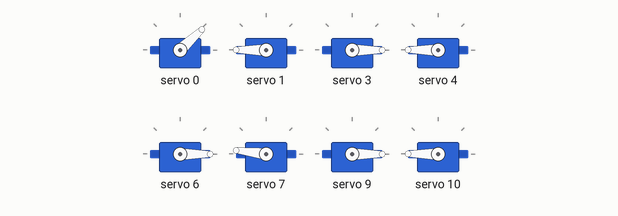
Recording of a sketch running on a simulated Arduino Uno, built with avr-gcc and run on an emulated ATmega328P. On the bench: 8 × servo.

Above: at 0.1 s.
At 2.7 s:
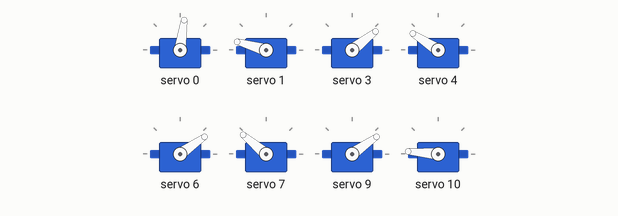
At 13.1 s:
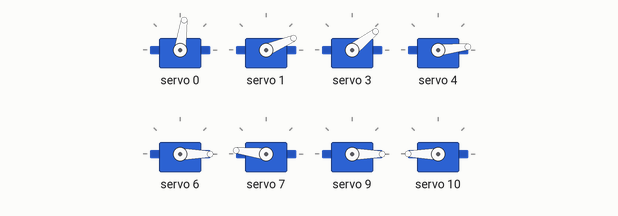
At 17.2 s:
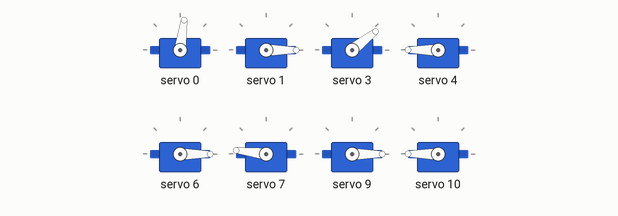
At 38.1 s:
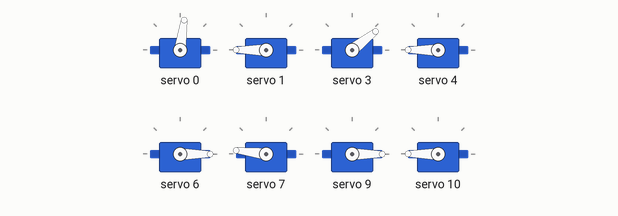
Timing chart, 0 to 39.6 s (numbered marks = the images above):
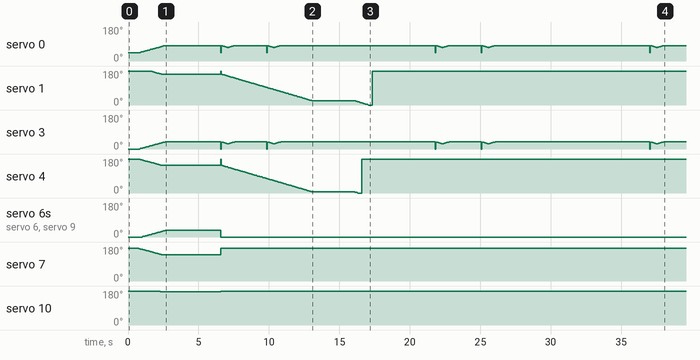

The sketch:

trust-movement.ino
```cpp
#include "HCPCA9685.h"

//must have:
// - array with min and max values
// - inverse kinematics

#define  I2CAdd 0x40
HCPCA9685 HCPCA9685(I2CAdd);

//int servoRoms[12][12] = {{72, 180}, {22, 170}, {0, 0}, {10, 140}, {0, 180}, {0, 0}, {0, 70}, {35, 70}, {0, 0}, {10, 60}, {35, 140}, {0, 0}};
//                      c             c           c            c           c           c           c             c
int servoRoms[4][6] = {{40, 180, 90, 170, 0, 0}, {3, 120, 85, 156, 0, 0}, {0, 115, 90, 150, 0, 0}, {0, 115, 100, 180, 0, 0}};
//the legs need to be closed at the start of the program for the angles to be true
int servoCurrentAngles[4][3] = {{40, 170, 0}, {3, 156, 0}, {0, 150, 0}, {0, 180, 0}};
int leg[4][3] = {{0, 1, 2}, {3, 4, 5}, {6, 7, 8}, {9, 10, 11}};

int legLenght = 10;

void setup() {
  //init the servo driver
  HCPCA9685.Init(SERVO_MODE);
  HCPCA9685.Sleep(false);

  //what i want:
  // - when the program starts move the body to lowered position
  // - stand up

  //make the robot to sit down
  inverseKinematics(0, 0);
  inverseKinematics(1, 0);
  inverseKinematics(2, 0);
  inverseKinematics(3, 0);

  // init pause
  delay(750);
}

void loop() {
  standUp();
  delay(3000);

  trustMovement();
  standUp();
  trustMovement();
  standUp();
  delay(3000);
}

// --- up and down

void standUp(){

  int i = 0;

//  while(servoCurrentAngles[0][1] != servoRoms[0][3] - cosineTheorem(legLenght, legLenght, targetTorso)/2 ){
  while(i < 50){
    inverseKinematicsDelayed(0, 11);
    inverseKinematicsDelayed(1, 11);
    inverseKinematicsDelayed(2, 11);
    inverseKinematicsDelayed(3, 11);
    delay(50);
    i++;
  }

}

void trustMovement(){

  inverseKinematics(0, 0);
  inverseKinematics(1, 0);
  inverseKinematics(2, 0);
  inverseKinematics(3, 0);
  int i = 11;

  while(i > 1){
    inverseKinematicsDelayed(0, i);
    inverseKinematicsDelayed(1, i);
    delay(50);
    i-=0.03;
  }


}

// --- inverse kinematics

void inverseKinematicsDelayed(int legIndex, double torsoHeight){
  // --- improved version of inverseKinematics() ---
  // provides smooth movement to the calculated target angle
  // !!! this function needs to be looped inside ' loop() '

  int a = legLenght;
  int b = a;
  double c = torsoHeight;

  int kneeServoIndex = leg[legIndex][0];
  int kneeMin = servoRoms[legIndex][0];
  int kneeAngle = cosineTheorem(a, b, c)/2;
  int femurServoIndex = leg[legIndex][1];
  int femurMin = servoRoms[legIndex][2];
  int femurMax = servoRoms[legIndex][3];
  int femurAngle = cosineTheorem(a, c, b)/2;

  if (kneeMin + kneeAngle != servoCurrentAngles[legIndex][0]) {
    // check to see if we add to or remove from the current angle
    // the direction check is inside the leg movement 'if' because we need to check ' kneeAngle != servoCurrentAngles[legIndex][0] '

    int kneeDirectionAngle;
    if(kneeMin + kneeAngle > servoCurrentAngles[legIndex][0]) { // 33
      kneeDirectionAngle = 1;
    }
    else{
      kneeDirectionAngle = -1;
    }

    // actual knee movement
    HCPCA9685.Servo(kneeServoIndex, map(servoCurrentAngles[legIndex][0] + kneeDirectionAngle, 0, 180, 1, 450));
    servoCurrentAngles[legIndex][0] += kneeDirectionAngle;
  }

  if (femurMax - femurAngle != servoCurrentAngles[legIndex][1]) {
    // check to see if we add to or remove from the current angle
    // the direction check is inside the leg movement 'if' because we need to check ' femurAngle != servoCurrentAngles[legIndex][1] '
    int femurDirectionAngle;
    if(femurMax - kneeAngle > servoCurrentAngles[legIndex][0]) {
      femurDirectionAngle = 1;
    }
    else{
      femurDirectionAngle = -1;
    }

    // actual femur movement
    HCPCA9685.Servo(femurServoIndex, map(servoCurrentAngles[legIndex][1] - femurDirectionAngle, 0, 180, 1, 450));
    servoCurrentAngles[legIndex][1] -= femurDirectionAngle;
  }

}

void inverseKinematics(int legIndex, double torsoHeight){
  int a = legLenght;
  int b = a;
  double c = torsoHeight;

  int kneeServoIndex = leg[legIndex][0];
  int kneeMin = servoRoms[legIndex][0];
  int kneeAngle = cosineTheorem(a, b, c)/2;
  int femurServoIndex = leg[legIndex][1];
  int femurMin = servoRoms[legIndex][2];
  int femurMax = servoRoms[legIndex][3];
  int femurAngle = cosineTheorem(a, c, b)/2;

  //knee
  HCPCA9685.Servo(kneeServoIndex, map(kneeMin + kneeAngle, 0, 180, 1, 450));

  //femur
  HCPCA9685.Servo(femurServoIndex, map(femurMax - femurAngle, 0, 180, 1, 450));
}

double cosineTheorem(int a, int b, double c){
  if (c == 0){
    return 0;
  }
  else{
    return acos((b * b + a * a - c * c)/(2.0 * b * a)) * 57296 / 1000;
  }
}
```

Measured:
- by itself, servo 6, servo 9: rises from 0° to 35° in 1.6 s, then falls to 0° in 3.9 s
- by itself, servo 10: 180° → 175° at 2.2 s, → 180° 4.4 s later
